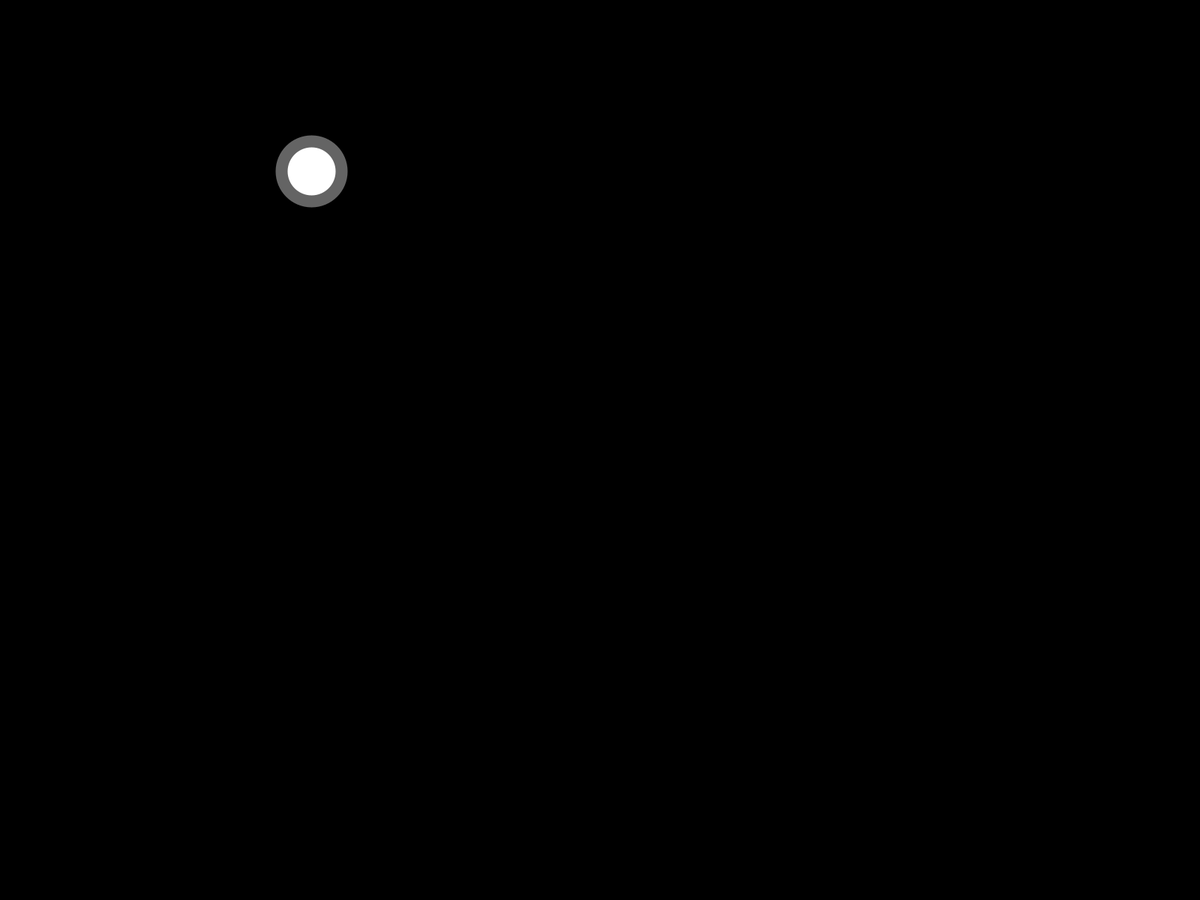
Frame 1 (no input)
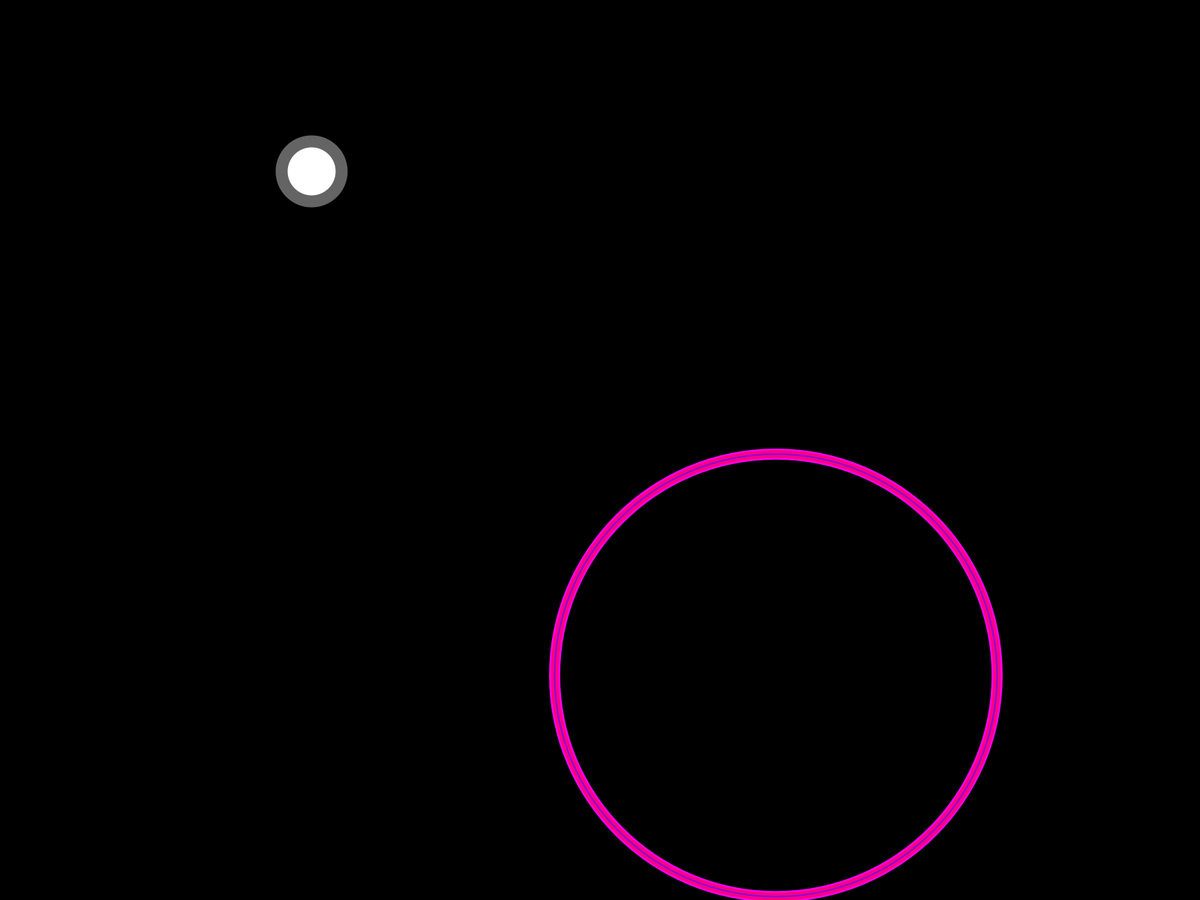
Frame 60 (the mouse pressed at the canvas centre just before this capture)
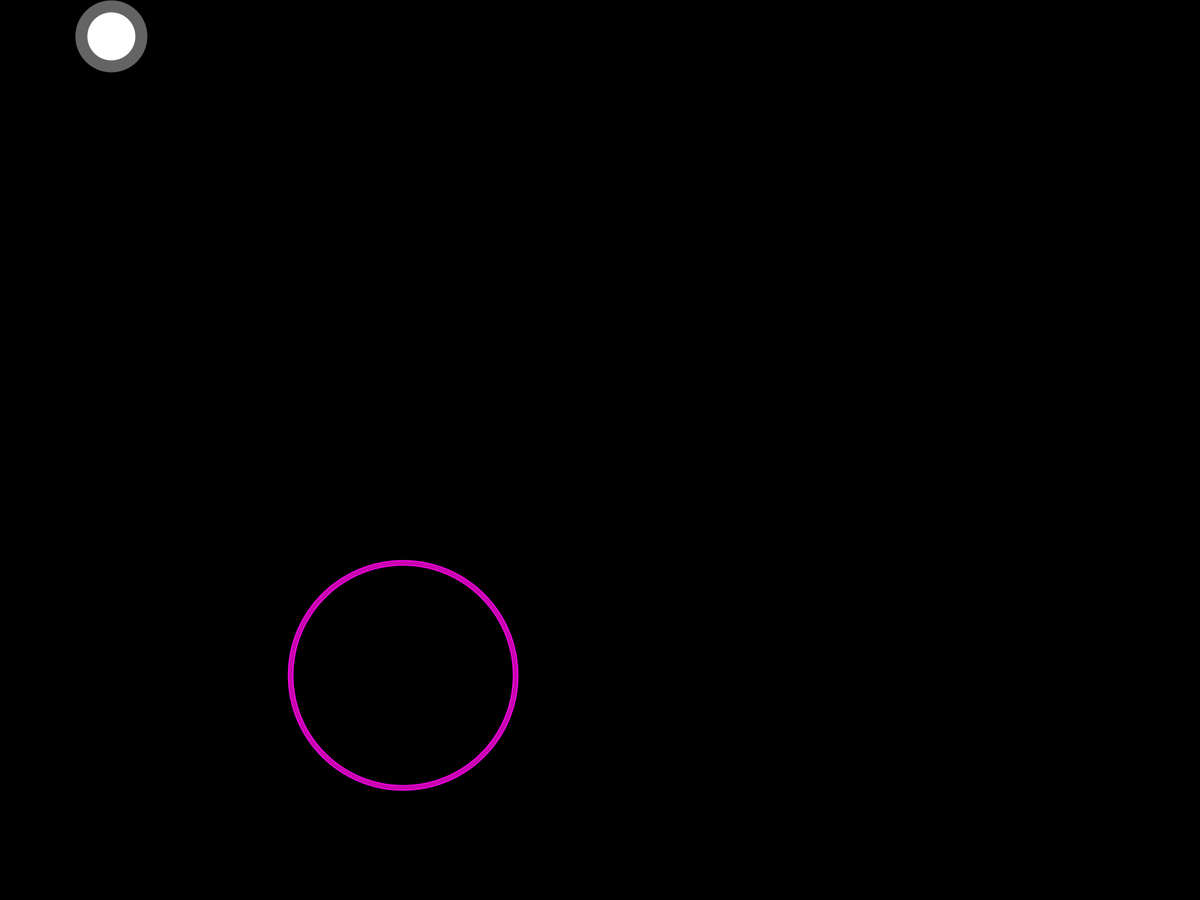
Frame 120 (the mouse held since frame 60 and released just before this capture)

The Processing sketch that drew these frames (run headless with seeded random() and noise(); from frame 60 on, the mouse is pressed at the canvas centre):

// Processing sketch: Pulse2
// ── Pulse2.pde
class mainScreen
{
    ArrayList<ring> rings;
    ArrayList<target> targets;
    PVector lastTarget;
    int     nTargets;
    boolean mousePressedWrongTime;
    boolean gameOver;
    float   minimumTargetDist;

    float screenTextSize;
    float maxScreenTextSize;

    color backgroundColor;
    float backgroundFadeTimer;
    float backgroundFadeTimerMax;
    color lastBackgroundColor;

    int score;

    boolean mouseHeld;
    int mouseHeldDuration;
    int mouseHeldMaxDuration;

    ArrayList<particle> particles;


    gameManager GM;
    mainScreen(gameManager GMi)
    {
        GM = GMi;
    }

    void draw()
    {
        colorMode(RGB);
        background(backgroundColor);

        if (mouseHeld)
        {
            mouseHeldDuration += 1;
        }
        if (mouseHeldDuration >= mouseHeldMaxDuration   )
        {
            setup();
        }

        backgroundColor = color(lerp(red(backgroundColor),0,1.0/80.0),lerp(green(backgroundColor),0,1.0/80.0),lerp(blue(backgroundColor),0,1.0/80.0));

        if (!gameOver)
        {
            if (targets.size() < nTargets)
            {
                println("empty targets");
                addNewTarget(lastTarget);
            }

            pushMatrix();
            pushStyle();
            
            drawRings();
            drawTargets();
            drawParticles();
            drawValues(); //Score, etc.

            updateTargets();
            updateRings();
            updateParticles();
            
            popStyle();
            popMatrix();


            if (ringsAllOut() || mousePressedWrongTime)
            {
                println("Ringout or mousepressed    ");
                println(ringsAllOut());
                println(mousePressedWrongTime);
                gameOver();
            }
        }else {
            pushMatrix();
            pushStyle();
            
            drawRings();
            drawTargets();
            drawValues(); //Score, etc.

            updateRings();
            updateTargets();
            
            popStyle();
            popMatrix();


            pushStyle();
            screenTextSize = lerp(screenTextSize,maxScreenTextSize,(1.0 /120.0));
            textSize(screenTextSize+1);
            stroke(255, screenTextSize/maxScreenTextSize);
            textAlign(CENTER,CENTER);
            text("Game Over", width/2,height/3);
            popStyle();

            if (abs(screenTextSize - maxScreenTextSize) < maxScreenTextSize*0.1)
            {
                setup();
            }
        }
    }
    void setup()
    {
        backgroundColor        = color(0,0,0);
        lastBackgroundColor    = color(0,0,0);
        backgroundFadeTimer    = 0;
        backgroundFadeTimerMax = 120;

        score = 0;
        mouseHeld            = false;
        mouseHeldDuration    = 0;
        mouseHeldMaxDuration = 30;

        mousePressedWrongTime = false;
        gameOver = false;
        nTargets = 1;

        maxScreenTextSize = width/10;
        screenTextSize    = 0;

        minimumTargetDist = width/3;

        rings     = new ArrayList<ring>();
        targets   = new ArrayList<target>();
        particles = new ArrayList<particle>();

        rings.add ( new ring(   new PVector(random(0,width),3*height/4) ) ); 
        for (int i = 0; i < nTargets; i++)
        {
            targets.add( new target( new PVector(random(0,width),random(0,height/5)) ) );    
        }
        PVector lastTarget = new PVector(random(0,width),random(0,height/10));

        rings.get(0).growSpeed = 5;
        targets.get(0).col = color(100,100,100);
    }
    void mousePressed()
    {
        mousePressedWrongTime = true;
        println("mousePressed");
        for (target c_target : targets)
        {
            c_target.mousePressed(rings);
            if (c_target.intersectingWithAny(rings))
            {
                mousePressedWrongTime = false;
                println("mousepressedwrongtime");
            }
        }
        if (mousePressedWrongTime)
        {
            println("gameOver: mousepressed");
            gameOver();
        }

        if (gameOver)
        {
            mouseHeld         = true;
            mouseHeldDuration = 0;
        }
    }
    void mouseReleased()
    {
        mouseHeld = false;
    }
    void keyPressed(){}
    void keyReleased(){}

    void drawRings()
    {
        pushMatrix();
        pushStyle();
        
        for (ring c_ring : rings)
        {
            c_ring.draw();
        }
        
        popStyle();
        popMatrix();
    }

    void drawTargets()
    {
        pushMatrix();
        pushStyle();
        
        for (target c_target : targets)
        {
            c_target.draw();
        }
        
        popStyle();
        popMatrix();
    }

    void drawParticles()
    {
        for (particle c_particle : particles)
        {
            c_particle.draw();
        }
    }

    void updateTargets()
    {
        if (!gameOver)
        {
            for (int i = targets.size()-1; i>=0; i--)
            {
                if (targets.get(i).dead)
                {
                    println("target removed");
                    lastTarget   = targets.get(i).targetCenter;
                    color newCol = targets.get(i).col;
                    targets.remove(i);
                    rings.add( new ring( lastTarget ) );
                    rings.get( rings.size()-1 ).col = newCol;
                    backgroundColor     = newCol;
                    lastBackgroundColor = newCol;

                    score += 1;
                }
            }
        }else 
        {
            for (int i = targets.size()-1; i>=0; i--)
            {
                targets.get(i).targetCenter = new PVector( lerp(targets.get(i).targetCenter.x,width/2,0.03),lerp(targets.get(i).targetCenter.y,height/2,0.03) );
            }    
        }
    }

    void updateRings()
    {
        for (ring c_ring : rings)
        {
            c_ring.update();
        }
        for (int i = rings.size()-1; i>=0; i--)
        {
            if (rings.get(i).dead)
            {
                rings.remove(i);
            }
        }
    }

    void updateParticles()
    {
        for (particle c_particle : particles)
        {
            c_particle.update();
        }
    }

    void addNewTarget(PVector currentRingSpawn)
    {
        PVector newPos = new PVector(random(width),random(height));
        while (dist(newPos.x,newPos.y, currentRingSpawn.x,currentRingSpawn.y) < minimumTargetDist)
        {
            newPos = new PVector(random(width),random(height));
        }
        targets.add( new target( newPos ) );
        println("new ring added");
    }

    void gameOver()
    {
        mouseHeld = false;
        gameOver = true;
        for (ring c_ring : rings)
        {
            c_ring.shrinking = true;
            c_ring.hitTarget = true;
            c_ring.growSpeed = 2.5;
        }
    }

    boolean ringsAllOut()
    {
        for (ring c_ring : rings)
        {
            for (target c_target : targets)
            {
                if (dist(c_target.targetCenter.x,c_target.targetCenter.y,   c_ring.ringCenter.x,c_ring.ringCenter.y) > c_ring.ringRadius*(1.0/1.3))
                {
                    return false;
                }
            }
        }
        println("ringsallout");
        if (targets.size() >= 1)
        {
            return true;
        }else {
            return false;
        }
    }

    void drawValues()
    {
        pushMatrix();
        pushStyle();
        
        textSize((sin((float)frameCount/60)*width/20) + width/10);
        textAlign(CENTER,CENTER);
        fill(lastBackgroundColor);
        text(score,width/2,height/2);

        if (mouseHeld)
        {
            noFill();
            stroke(255);
            strokeWeight(width/200);
            arc(width/2,height/2 + height/50,(sin((float)frameCount/30)*width/40) + width/10,(sin((float)frameCount/30)*width/40) + width/10, 0, 2*PI * ((float)mouseHeldDuration/(float)mouseHeldMaxDuration));
        }
        
        popStyle();
        popMatrix();
    }
}
// ── GameLibrary.pde
/*

GameLibrary is a java library for processing which allows the creation 
of simple games within processing.

The principle of the library is that games follow a flow which takes 
the user between different program types (games, menus, selection 
screens etc), and that the programming infrastructure should reflect this
design requirement.

class gameManager - class that contains the overarching logic which commands
                    what 'program' the main script should be showing the user.
                    This class is responsible for the following tasks:
                        -Responding to requests for information about different
                         modes (menu requesting game information, gam requesting
                         selection screen choices etc).
                        -Containing and managing the mode that the main script draws (the 'gamestate').
                        -Facilitating each program to have seperate keybinding management
                        -*Facilitating cross-program communication for the purposes of 
                         overlaying one mode ontop of another (meta-running of the scripts)
                        -*Allowing for some form of saving 


class animator    - class that allows for animated elements of scripts, including particles,
                    sprites and backgrounds
                    This class is responsible for the following tasks:
                        -Facilitating the creation of animated elements within a game


class mouseMaster - class that simplifies the task of checking mouse collision.
                    This class is responsible for the following tasks:
                        -Simplifying the process of calculating and managing mouse collision


class uiObject    - class that can be extended to create a variety of user interactable objects
                    within the context of the game
                    This class is responsible for the following tasks:
                        -Creating an easy to extend framework for user interactivity, including
                         buttons, sliders, windows and scrollable objects like menus and dropdowns
                        

Typical workflow with GameLibrary should look something like this:
1. Instantiate a gameManager
2. Provide multiple processing 'source' programs as the different modes that the game operates in 
   (these should assume themselves to be almost entirely independant from eachother excluding 
   SPECIFIC key information critical to the other programs)
3. Arrange these with gameManager into a general flow by labelling them as 'menu', 'game', 'select screen'
   etc. 
4. Use uiObjects and animators to construct good-looking gameplay assets for the game using existing assets
5. Put into place the logic for switching between the modes using the uiObjects as eventInstancers for this
   and the internal logic of each program to dictate the flow of the game.
6. Tune each program individually in their own contexts to make the pieces of the game work as intended.
7. Profit.



Below is the 'main' program for your game using this library. It contains the draw() and setup() functions that
will be treated as the default in your program.

*/



gameManager GameManager;

void settings()
{
    //size(1000,1000);
    fullScreen();
    //orientation(PORTRAIT);
}
void setup()
{
    GameManager = new gameManager();
    GameManager.currentStateSetup();
}

void draw()
{
    clear();
    GameManager.currentStateDraw();
}

void mousePressed()
{
    GameManager.currentStateMousePressed();
}

void mouseReleased()
{
    GameManager.currentStateMouseReleased();
}

void keyPressed()
{
  GameManager.currentStateKeyPressed();
}
void keyReleased()
{
  GameManager.currentStateKeyReleased();
}

// ── class_blank.pde
class blank
{
    gameManager GM;
    blank(gameManager GMi)
    {
        GM = GMi;
    }

    void draw(){}
    void setup(){}
    void mousePressed(){}
    void mouseReleased(){}
    void keyPressed(){}
    void keyReleased(){}
}
// ── class_gameManager.pde
/*
GameManager - For each program within the program, 
encapsulate the entire program and its classes in a
new class and call it whatever you like. Then add it
to the structure below as the rest are.



TODO list:

P: Concurrent editing of the gameStates array
S: Make a buffer array, at the end of each cycle of draw,
   swap the arrays and clear the buffer

P: Kirby assest are read in 'manually' (the loads are not looped or automatic based on folders)
S: Copy the animator program to make the loader methods

P: Long to type new classes
S: Interfaces

*/


class gameManager
{
    ArrayList<Integer> gameStatesBuffer;
    ArrayList<Integer> gameStates;
    mainScreen s1;
    mainScreen  s2;
    mainScreen s3;
    mainScreen s4;
    mainScreen s5;
    boolean bufferSwapped;

    gameManager()
    {
        bufferSwapped    = false;
        gameStatesBuffer = new ArrayList<Integer>();
        gameStates       = new ArrayList<Integer>();
        gameStates      .add(0);
        gameStatesBuffer.add(0);

        //0
        s1   = new mainScreen(this);
        //1
        s2   = new mainScreen(this);
        //2
        s3   = new mainScreen(this);
        //3
        s4   = new mainScreen(this);
        //4
        s5   = new mainScreen(this);

    }

    void currentStateDraw()
    {
        bufferSwapped=false;
        for (int c_gameState : gameStates)
        {
        
          if (c_gameState == 0) {s1.draw(); }
          if (c_gameState == 1) {s2.draw(); }
          if (c_gameState == 2) {s3.draw(); }
          if (c_gameState == 3) {s4.draw(); }
        
        }
        //println("gameStates: "+gameStates);
        //println("gameStatesBuffer: "+gameStatesBuffer);
    }


    void currentStateSetup()
    {
        /*
        Execute all the setup functions for the programs in the current state
        array for the game
        */
        for (int c_gameState : gameStates)
        {
          
          if (c_gameState == 0) {s1.setup(); }
          if (c_gameState == 1) {s2.setup(); }
          if (c_gameState == 2) {s3.setup(); }
          if (c_gameState == 3) {s4.setup(); }
        
        }
    }
    void stateSetup(int stateNumber)
    {
        /*
        Execute the setup function for a specific state program
        */
        
        
      if (stateNumber == 0) {s1.setup(); }
      if (stateNumber == 1) {s2.setup(); }
      if (stateNumber == 2) {s3.setup(); }
      if (stateNumber == 2) {s4.setup(); }
      
    }
    public void swapStateBuffer()
    {
        if (!bufferSwapped)
        {
            gameStates = new ArrayList<Integer>();
            for (int i = 0; i < gameStatesBuffer.size(); i++)
            {
            gameStates.add(gameStatesBuffer.get(i));
            }
            bufferSwapped = true;
        }
    }


    public void changeGameState(ArrayList<Integer> newGameStates)
    {
        /*
        Change the whole state array to a new state array
        */
        gameStatesBuffer = newGameStates;
        currentStateSetup();
    }
    public void removeStates(ArrayList<Integer> removalGameStates)
    {
        /*
        Remove states from the current state array for the game (removes all 
        states that are in the array)
        */
        for (int i = gameStates.size()-1; i >= 0; i--)
        {
            if ( removalGameStates.contains(gameStates.get(i)) )
            {
                gameStatesBuffer.remove(i);
            }
        }
    }
    public void addStates(ArrayList<Integer> addedGameStates)
    {
        /*
        Add new states to the state array for the game (adds one copy of 
        all states in the given array to the current state array)
        */
        for (int i = 0; i < addedGameStates.size(); i++)
        {
            gameStatesBuffer.add( addedGameStates.get(i) );
            stateSetup(addedGameStates.get(i));
        }
    }
    public ArrayList<Integer> getGameState()
    {
        return gameStates;
    }


    public void currentStateMousePressed()
    {
        for (int c_gameState : gameStates)
        {
          
          if (c_gameState == 0) {s1.mousePressed(); }
          if (c_gameState == 1) {s2.mousePressed(); }
          if (c_gameState == 2) {s3.mousePressed(); }
          if (c_gameState == 3) {s4.mousePressed(); }
        
        }
        swapStateBuffer();
    }
    
    public void currentStateMouseReleased()
    {
        for (int c_gameState : gameStates)
        {
            if (c_gameState == 0) {s1.mouseReleased(); }
            if (c_gameState == 1) {s2.mouseReleased(); }
            if (c_gameState == 2) {s3.mouseReleased(); }
            if (c_gameState == 3) {s4.mouseReleased(); }
        }
        swapStateBuffer();
    }
    
    public void currentStateKeyPressed()
    {
        for (int c_gameState : gameStates)
        {
        
          if (c_gameState == 0) {s1.keyPressed(); }
          if (c_gameState == 1) {s2.keyPressed(); }
          if (c_gameState == 2) {s3.keyPressed(); }
          if (c_gameState == 3) {s4.keyPressed(); }
        
        }
        swapStateBuffer();
    }
    
    public void currentStateKeyReleased()
    {
        for (int c_gameState : gameStates)
        {
          
          if (c_gameState == 0) {s1.keyReleased(); }
          if (c_gameState == 1) {s2.keyReleased(); }
          if (c_gameState == 2) {s3.keyReleased(); }
          if (c_gameState == 3) {s4.keyReleased(); }
        
        }
        swapStateBuffer();
    }
}

// ── class_particle.pde
class particle
{
    particle()
    {
        
    }

    void draw(){}
    void update(){}
    void setup(){}
    void mousePressed(){}
    void mouseReleased(){}
    void keyPressed(){}
    void keyReleased(){}
}
// ── class_ring.pde
class ring
{
    PVector ringCenter;
    float   ringRadius;
    float   maxRadius;
    float   ringThickness;
    float   growSpeed;

    boolean hitTarget;
    boolean shrinking;
    boolean dead;

    color col;

    ring(PVector ipos)
    {
        ringCenter = new PVector();
        ringCenter.x = ipos.x;ringCenter.y=ipos.y;

        ringRadius    = 0;
        maxRadius     = 0;
        ringThickness = ringRadius/20.0;
        growSpeed     = 15;

        dead      = false;
        hitTarget = false;
        shrinking = false;

        col = color(255,0,255);
    }

    void draw()
    {
        pushMatrix();
        pushStyle();
        
        if (!hitTarget)
        {
            noFill();
            strokeWeight(ringThickness);
            colorMode(HSB);
            stroke(hue(col), saturation(col),brightness(col));
            translate(ringCenter.x,ringCenter.y);
            ellipse(0,0, 2*ringRadius,2*ringRadius);

            for (int i = 0; i < 5; i++)
            {
                noFill();
                strokeWeight((ringThickness*0.9)*(1.0-(float)i/5.0));
                colorMode(HSB);
                stroke((sin((i*PI/3)*(float)frameCount/60.0)*hue(col)/4) + hue(col), saturation(col),brightness(col), 100);
                //translate(ringCenter.x,ringCenter.y);
                ellipse(0,0, 2*ringRadius,2*ringRadius);
            }
        }else {
            noFill();
            strokeWeight(ringThickness);
            stroke(255*(ringRadius/maxRadius),255*(ringRadius/maxRadius));
            translate(ringCenter.x,ringCenter.y);
            ellipse(0,0, 2*ringRadius,2*ringRadius);
        }

        
        popStyle();
        popMatrix();
    }
    void setup()
    {
        ringCenter    = new PVector( random(0,width),random(3*height/4,height) );
        
    }
    void update()
    {
        if (hitTarget && !shrinking)
        {
            maxRadius = ringRadius;
            shrinking = true;
            growSpeed *= 4;
        }

        if (shrinking)
        {
            ringRadius    -= growSpeed;
            ringThickness  = ringRadius/20.0;
            if (ringThickness < 0)
            {
                dead = true;
            }
        }
        else{
            ringRadius    += growSpeed;
            ringThickness  = ringRadius/20.0;
        }
    }
    void mousePressed(){}
    void mouseReleased(){}
    void keyPressed(){}
    void keyReleased(){}
}
// ── class_target.pde
class target
{
    PVector targetCenter;
    float   targetRadius;
    boolean dead;
    color   col;
    float targetThickness;

    target(PVector ipos)
    {
        targetCenter    = new PVector();
        targetCenter.x  = ipos.x; targetCenter.y = ipos.y; 
        targetRadius    = width/40;
        targetThickness = width/100;

        col = color(random(0,255),random(0,255),random(0,255));
    }

    void draw()
    {
        pushMatrix();
        pushStyle();

        strokeWeight(targetThickness);

        colorMode(HSB,255,255,255);    
        stroke(hue(col),saturation(col),brightness(col));
        translate(targetCenter.x,targetCenter.y);
        ellipse(0,0, 2*targetRadius,2*targetRadius);
        
        popStyle();
        popMatrix();
    }
    void setup()
    {

    }
    void mousePressed(ArrayList<ring> rings)
    {
        println("mousePressed : target");
        for (ring c_ring : rings)
        {
            if (intersecting(c_ring) && !c_ring.dead && !c_ring.shrinking)
            {
                dead = true;
                println("dead");
                c_ring.hitTarget = true;
            }
        }
    }
    void mouseReleased(){}
    void keyPressed(){}
    void keyReleased(){}

    boolean intersecting(ring c_ring)
    {
        if ( dist(c_ring.ringCenter.x,c_ring.ringCenter.y,   targetCenter.x,targetCenter.y) < c_ring.ringRadius+c_ring.ringThickness+targetThickness 
        &&   dist(c_ring.ringCenter.x,c_ring.ringCenter.y,   targetCenter.x,targetCenter.y) > c_ring.ringRadius-c_ring.ringThickness+targetThickness)
        {
            return true;
        }
        return false;
    }

    boolean intersectingWithAny(ArrayList<ring> rings)
    {
        for (ring c_ring : rings)
        {
            if (intersecting(c_ring))
            {
                return true;
            }
        }
        return false;
    }
}
